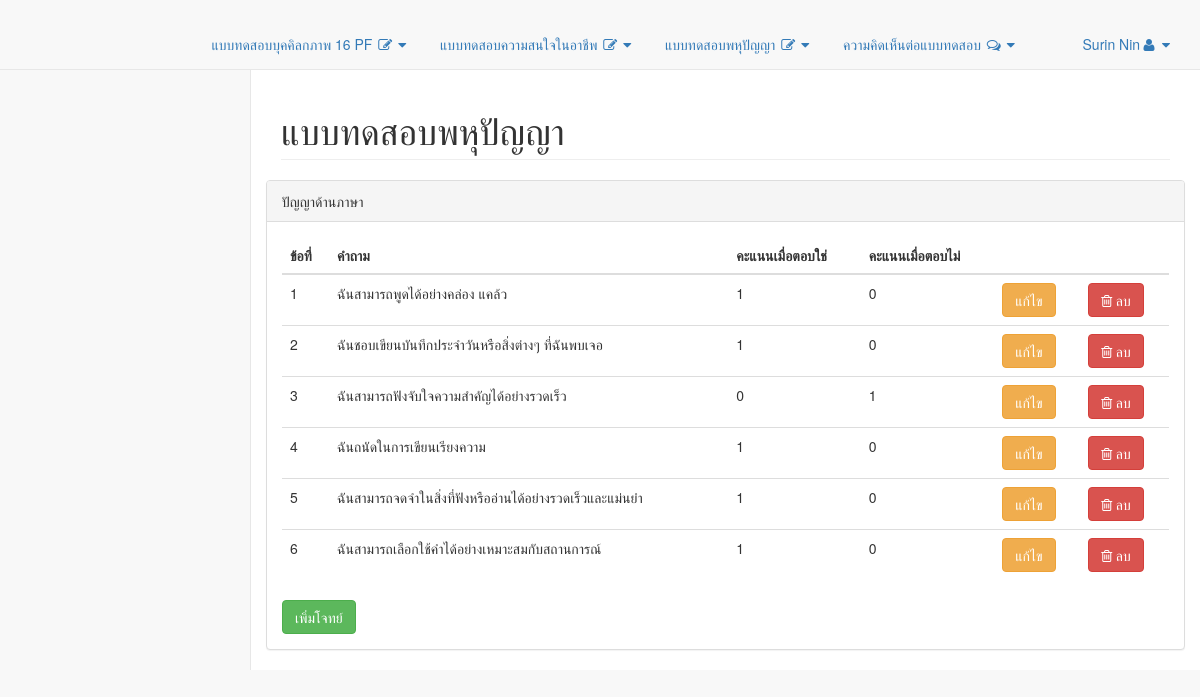
The app's page /pages/Intell_page.php?code=ภาษา (signed in) with its own data.
### tables this page shows
CREATE TABLE `question_intel` (
  `q_Intel_id` int(11) NOT NULL,
  `question` text NOT NULL,
  `intell` text NOT NULL,
  `score_yes` int(11) NOT NULL DEFAULT '1',
  `score_no` int(11) NOT NULL DEFAULT '-1'
);

### Model/intell.php (called while the page is built, shortened)
<?php
    class Intell
    {
        public function sertQIntell($group){
                include("ConnectDatabase.php");
                $sql_sert = "SELECT `q_Intel_id`, `question`, `intell`, `score_yes`, `score_no` FROM `question_intel` WHERE `intell`='$group'";
                $result = $conn->query($sql_sert);
                return $result;
        }
    }
?>

### pages/Intell_page.php (the view, shortened to what this page needs)
<?php
    require("../Model/intell.php");
    $intell = new Intell();
    $a=$_GET["code"];
    $intellInfo = $intell->sertQIntell($a);
?>
<!DOCTYPE html>
<html lang="en">
<head>
    <?php include("header.php"); ?>
</head>
<body>
    <div id="wrapper">
        <?php include("menu.php"); ?>
        <div id="page-wrapper">
            <div class="row">
                <div class="col-lg-12">
                    <h1 class="page-header">แบบทดสอบพหุปัญญา</h1>
                </div>
                <div class="row">
                <div class="col-lg-12">
                    <div class="panel panel-default">
                        <div class="panel-heading">
                            ปัญญาด้าน<?=$a?>
                        </div>
                        <?php
                            if($intellInfo->num_rows > 0){
                        ?>
                        <div class="panel-body">
                            <div class="table-responsive">
                                <table class="table table-hover">
                                    <thead>
                                        <tr>
                                            <th>ข้อที่</th>
                                            <th>คำถาม</th>
                                            <th>คะแนนเมื่อตอบใช่</th>
                                            <th>คะแนนเมื่อตอบไม่</th>
                                            <th></th>
                                            <th></th>
                                        </tr>
                                    </thead>
                                    <tbody>
                                        <?php
                                            $n=1;
                                            while($ListQIntell = $intellInfo->fetch_assoc()){
                                        ?>
                                        <tr>
                                            <td><?=$n?></td>
                                            <td><?=$ListQIntell['question']?></td>
                                            <td><?=$ListQIntell['score_yes']?></td>
                                            <td><?=$ListQIntell['score_no']?></td>
                                            <td>
                                                <form action = "intell_edit_page.php?q=<?=$ListQIntell['question']?>&group=<?=$a?>&code=<?=$ListQIntell['q_Intel_id']?>" method="post">
                                                    <button type="submit" class="btn btn-warning">แก้ไข</button>
                                                </form>
                                            </td>
                                            <td>
                                                <form action = "../Controll/DeleteQIntell.php?grob=<?=$a?>&code=<?=$ListQIntell['q_Intel_id']?>" method="post">
                                                    <button type="submit" class="btn btn-danger" name="key" ><i class="fa fa-trash-o"> ลบ</i></button>
                                                </form>
                                            </td>
                                        </tr>
                                        <?php
                                                $n++;
                                            }
                                        ?>
                                    </tbody>
                                </table>
                                <?php
                                    }
                                ?>
                                <a href="intell_insert_page.php?code=<?=$_GET["code"]?>" class="btn btn-success">เพิ่มโจทย์</a>
                            </div>
                        </div>
                    </div>
                </div>
            </div>
        </div>
    </div>
</body>
</html>

### pages/header.php (shortened to what this page needs)
<link href="../vendor/bootstrap/css/bootstrap.min.css" rel="stylesheet">
<link href="../vendor/metisMenu/metisMenu.min.css" rel="stylesheet">
<link href="../dist/css/sb-admin-2.css" rel="stylesheet">
<link href="../vendor/font-awesome/css/font-awesome.min.css" rel="stylesheet" type="text/css">

### pages/menu.php (shortened to what this page needs)
<?php
    if($_SESSION == false){
        echo "<script>window.location='../pages/login.php';</script>";
    } else {
        $Admin = $_SESSION["admin"];
    }
?>
        <nav class="navbar navbar-default navbar-static-top" role="navigation" style="margin-bottom: 0">
            <div class="navbar-header">
                <a class="navbar-brand" href="index.html"></a>
            </div>
            <ul class="nav navbar-top-links navbar-right">
                <li class="dropdown">
                    <a class="dropdown-toggle" data-toggle="dropdown" href="#">
                        แบบทดสอบบุคคิลกภาพ 16 PF <i class="fa fa-edit fa-fw"></i> <i class="fa fa-caret-down"></i>
                    </a>
                </li>
                <li class="dropdown">
                    <a class="dropdown-toggle" data-toggle="dropdown" href="#">
                        แบบทดสอบความสนใจในอาชีพ <i class="fa fa-edit fa-fw"></i> <i class="fa fa-caret-down"></i>
                    </a>
                </li>
                <li class="dropdown">
                    <a class="dropdown-toggle" data-toggle="dropdown" href="#">
                        แบบทดสอบพหุปัญญา <i class="fa fa-edit fa-fw"></i> <i class="fa fa-caret-down"></i>
                    </a>
                </li>
                <li class="dropdown">
                    <a class="dropdown-toggle" data-toggle="dropdown" href="#">
                        ความคิดเห็นต่อแบบทดสอบ <i class="fa fa-comments-o fa-fw"></i> <i class="fa fa-caret-down"></i>
                    </a>
                </li>
                <li class="dropdown">
                    <a class="dropdown-toggle" data-toggle="dropdown" href="#"> </a>
                </li>
                <li class="dropdown">
                    <a class="dropdown-toggle" data-toggle="dropdown" href="#">
                        <?=$Admin['firstname'];?> <?=$Admin['lastname'];?><i class="fa fa-user fa-fw"></i> <i class="fa fa-caret-down"></i>
                    </a>
                </li>
            </ul>
        </nav>

### records on screen
question_intel: question "ฉันสามารถพูดได้อย่างคล่อง แคล้ว", score_yes "1", score_no "0"
question_intel: question "ฉันชอบเขียนบันทึกประจำวันหรือสิ่งต่างๆ ที่ฉันพบเจอ", score_yes "1", score_no "0"
question_intel: question "ฉันสามารถฟังจับใจความสำคัญได้อย่างรวดเร็ว", score_yes "0", score_no "1"
question_intel: question "ฉันถนัดในการเขียนเรียงความ", score_yes "1", score_no "0"
question_intel: question "ฉันสามารถจดจำในสิ่งที่ฟังหรืออ่านได้อย่างรวดเร็วและแม่นยำ", score_yes "1", score_no "0"
question_intel: question "ฉันสามารถเลือกใช้คำได้อย่างเหมาะสมกับสถานการณ์", score_yes "1", score_no "0"

### other values on screen
$Admin['firstname'] "Surin"
$Admin['lastname'] "Nin"
$a "ภาษา"
